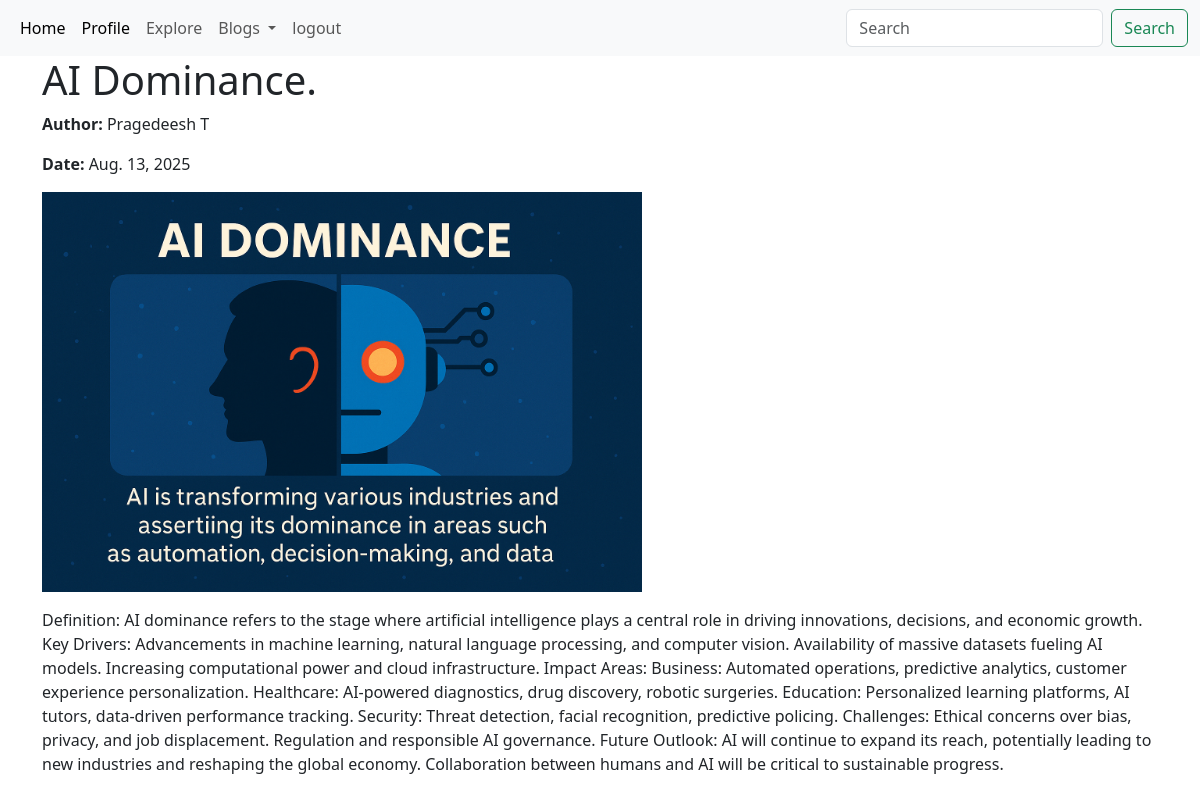
The app's page /blog/2/ with its own data.
### blogapp/models.py (models this page shows, shortened)
class Post(models.Model):
    title = models.CharField(max_length=100)
    authour = models.CharField(max_length=100)
    date = models.DateField()
    description = models.TextField(max_length=1000)
    content = models.TextField()
    image = models.ImageField(upload_to='blog_photos/',null=True,blank=True)

### blogapp/views.py (the view)
# urls.py: path('blog/<int:id>/', views.blog_detail, name='blog_detail'),
def blog_detail(request, id):
    post = get_object_or_404(Post, id=id)
    return render(request, 'blogview.html', {'post': post})

### templates/blogview.html
{% extends 'base.html' %}
{% load static %}
{% block content %}
    <div class="container">
        <h1>{{ post.title }}</h1>
        <p><strong>Author:</strong> {{ post.authour }}</p>
        <p><strong>Date:</strong> {{ post.date }}</p>
        {% if post.image %}
            <img src="{{ post.image.url }}" alt="Image" class="img-fluid mb-3" height="400px" width="600px">
        {% endif %}
        <div class="content">
            {{ post.content|safe }}
        </div>
    </div>
{% endblock %}

### records on screen
Post: title "AI Dominance.", authour "Pragedeesh T", date "Aug. 13, 2025", image (picture), content "Definition: AI dominance refers to the stage where artificial intelligence plays a central role in driving innovations, decisions, and economic growth. Key Drivers: Advancements in machine learning, natural language processing, and computer vision. Availability of massive datasets fueling AI models. Increasing computational power and cloud infrastructure. Impact Areas: Business: Automated operations, predictive analytics, customer experience personalization. Healthcare: AI-powered diagnostics, drug discovery, robotic surgeries. Education: Personalized learning platforms, AI tutors, data-driven performance tracking. Security: Threat detection, facial recognition, predictive policing.…"
